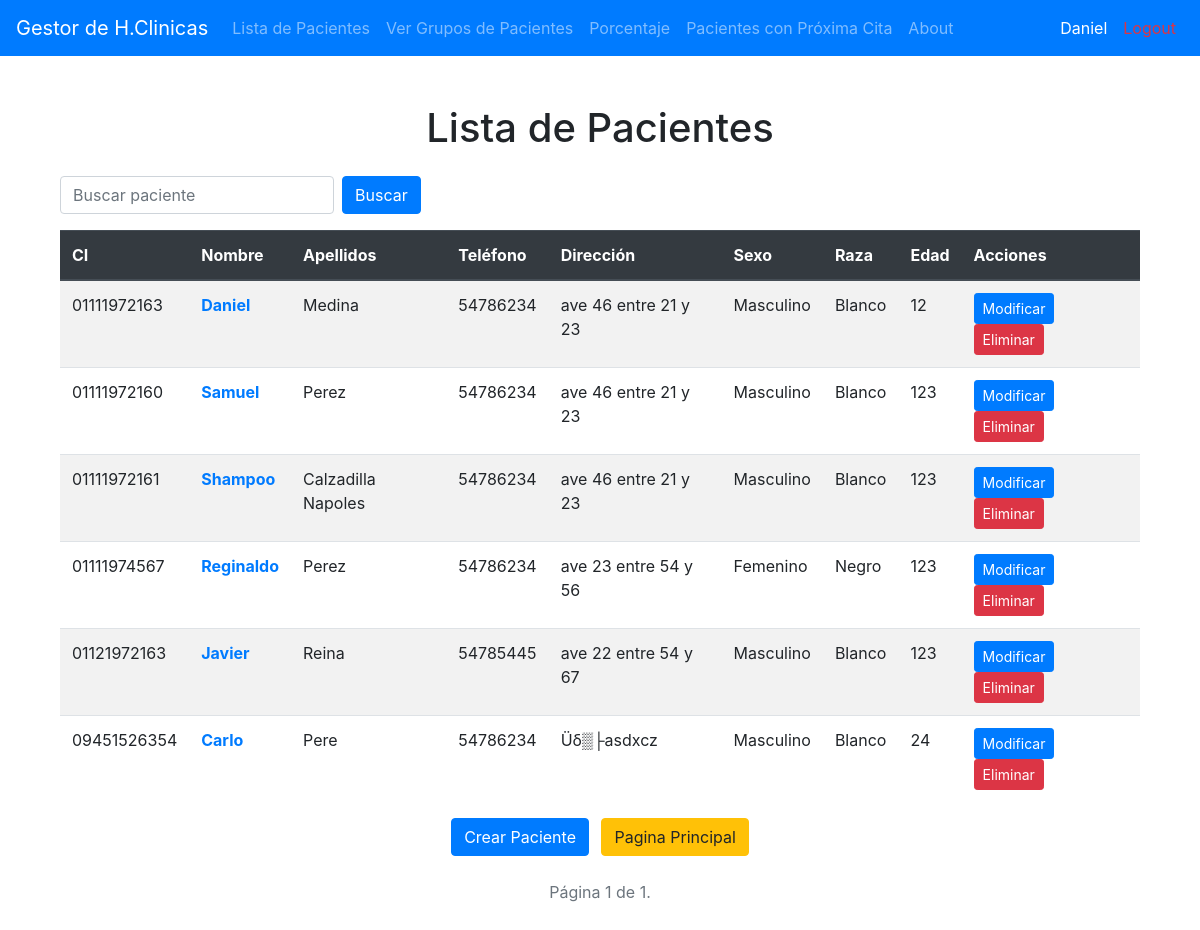
The page /pacientes/ (signed in) on the database as committed earlier.
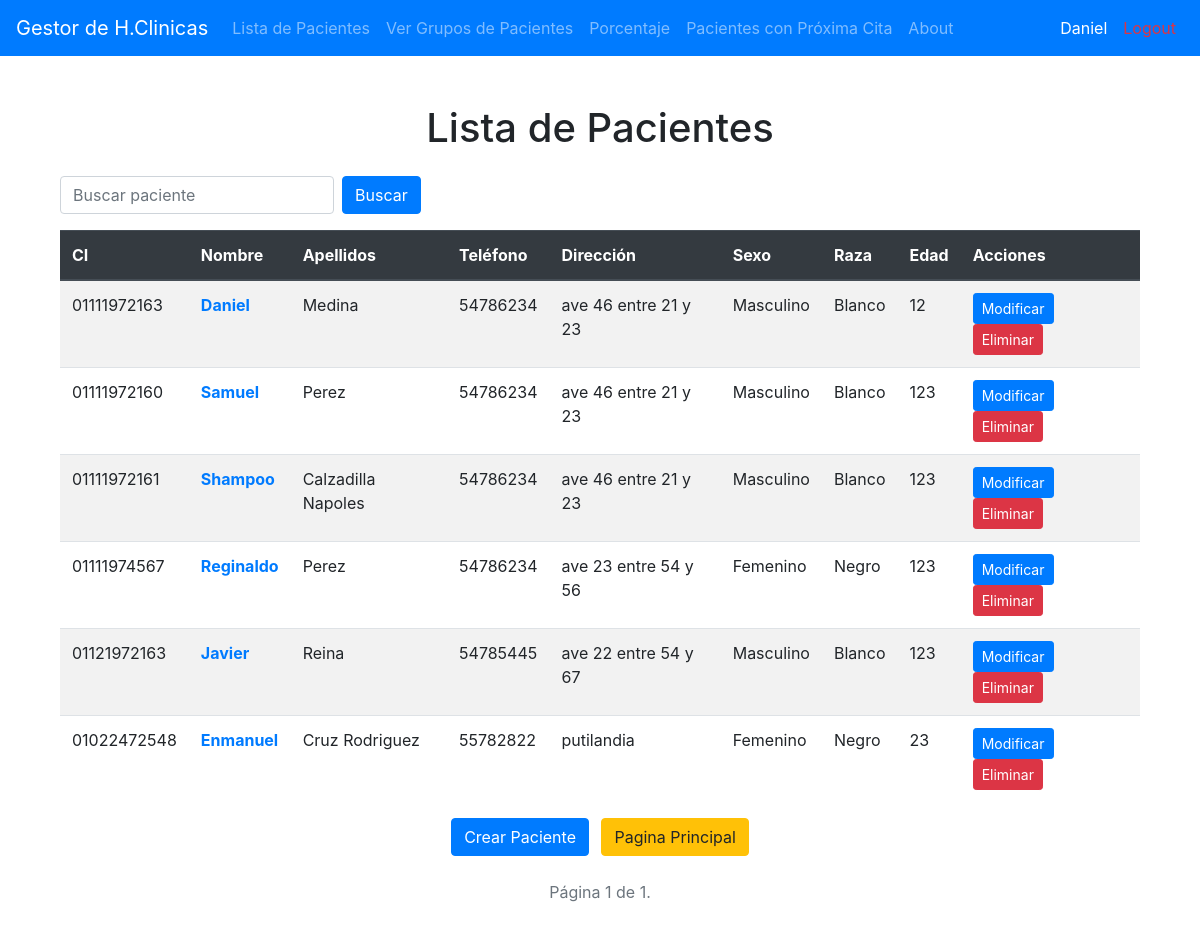
The same page on the database as committed later.
### Historia/models.py (models this page shows, shortened)
class Paciente(models.Model):
    ci = models.CharField(primary_key=True, max_length=11)
    nombre = models.CharField(max_length=50)
    apellidos = models.CharField(max_length=50)
    telefono = models.IntegerField(null=True)
    direccion = models.CharField(max_length=50)
    SEXO_CHOICES = (
        ('M', 'Masculino'),
        ('F', 'Femenino'),
    )
    sexo = models.CharField(max_length=1, choices=SEXO_CHOICES)
    RAZA_CHOICES = (
        ('B', 'Blanco'),
        ('N', 'Negro'),
    )
    raza = models.CharField(max_length=1, choices=RAZA_CHOICES)
    edad = models.IntegerField()

### Historia/views/pacientes.py (the view)
# urls.py: path('pacientes/', pacientes.lista_pacientes, name='lista_pacientes'),
@login_required(login_url="/")
def lista_pacientes(request):
    search_query = request.GET.get('search', '')
    pacientes = Paciente.objects.filter(
        Q(ci__icontains=search_query) |
        Q(nombre__icontains=search_query) |
        Q(apellidos__icontains=search_query)
    )
    page = request.GET.get('page', 1)
    paginator = Paginator(pacientes, 15)  # Mostrar 15 pacientes por página
    try:
        page_obj = paginator.page(page)
    except PageNotAnInteger:
        page_obj = paginator.page(1)
    except EmptyPage:
        page_obj = paginator.page(paginator.num_pages)
    context = {
        'pacientes': page_obj,
        'search_query': search_query  # Guardar el término de búsqueda en el contexto
    }
    return render(request, 'pacientes/lista_pacientes.html', context)

### Historia/templates/pacientes/lista_pacientes.html (shortened to what this page needs)
{% extends 'base.html' %}
{% block content %}
<div class="container">
	<h1 class="text-center my-4">Lista de Pacientes</h1>
	<div class="d-flex justify-content-between align-items-center mb-3">
		<form class="form-inline" method="GET" action="{% url 'lista_pacientes' %}">
		<div class="form-group mr-2">
			<input type="text" class="form-control" name="search" placeholder="Buscar paciente" value="{{ request.GET.search }}" />
		</div>
		<button type="submit" class="btn btn-primary">Buscar</button>
		</form>
	</div>
	<table class="table table-striped table-hover">
		<thead class="thead-dark">
		<tr>
			<th>CI</th>
			<th>Nombre</th>
			<th>Apellidos</th>
			<th>Teléfono</th>
			<th>Dirección</th>
			<th>Sexo</th>
			<th>Raza</th>
			<th>Edad</th>
			{% if perms.Historia.change_paciente %}
			<th>Acciones</th>
			{% endif %}
		</tr>
		</thead>
		<tbody>
		{% for paciente in pacientes %}
		<tr>
			<td>{{ paciente.ci }}</td>
			<td>
			<a href="{% url 'ver_fechas_paciente' paciente.pk %}" class="text-primary font-weight-bold">{{ paciente.nombre }}</a>
			</td>
			<td>{{ paciente.apellidos }}</td>
			<td>{{ paciente.telefono }}</td>
			<td>{{ paciente.direccion }}</td>
			<td>{{ paciente.get_sexo_display }}</td>
			<td>{{ paciente.get_raza_display }}</td>
			<td>{{ paciente.edad }}</td>
			{% if perms.Historia.change_paciente %}
			<td>
			<a href="{% url 'modificar_paciente' paciente.pk %}" class="btn btn-primary btn-sm mr-2">Modificar</a>
			<a href="{% url 'eliminar_paciente' paciente.pk %}" class="btn btn-danger btn-sm">Eliminar</a>
			</td>
			{% endif %}
		</tr>
		{% endfor %}
		</tbody>
	</table>
	<div class="text-center">
		{% if perms.Historia.change_paciente %}
		<a class="btn btn-primary mr-2" href="{% url 'crear_paciente' %}">Crear Paciente</a>
		{% endif %}
		<a class="btn btn-warning" href="{% url 'home' %}">Pagina Principal</a>
	</div>
	<div class="pagination d-flex justify-content-center my-4">
		<span class="step-links">
		<span class="current text-muted">
			Página {{ pacientes.number }} de {{ pacientes.paginator.num_pages }}.
		</span>
		</span>
	</div>
</div>
{% endblock %}

### Historia/templates/base.html (shortened to what this page needs)
<!DOCTYPE html>
<html lang="en">
	<head>
		{% load static %}
		<link
			rel="stylesheet"
			href="https://stackpath.bootstrapcdn.com/bootstrap/4.5.2/css/bootstrap.min.css" />
	</head>
	<body>
		<nav class="navbar navbar-expand-lg navbar-dark bg-primary no-pdf">
			<a class="navbar-brand" href="{% url 'home' %}">Gestor de H.Clinicas</a>
			<div class="collapse navbar-collapse" id="navbarNav">
				<ul class="navbar-nav">
					<li class="nav-item">
						<a class="nav-link" href="{% url 'lista_pacientes' %}"
							>Lista de Pacientes</a
						>
					<li class="nav-item">
						<a class="nav-link" href="{% url 'grupos_pacientes' %}"
							>Ver Grupos de Pacientes</a
						>
					</li>
					</li>
					<li class="nav-item">
						<a
							class="nav-link"
							href="{% url 'porcentaje_pacientes_por_grupo' %}"
							>Porcentaje</a
						>
					</li>
					<li class="nav-item">
						<a href="{% url 'pacientes_con_proxima_cita' %}" class="nav-link">Pacientes con Próxima Cita</a>
					</li>
					<li class="nav-item">
						<a class="nav-link" href="{% url 'about' %}">About</a>
					</li>
				</ul>
			</div>
			<div class="navbar-nav">
				<li class="nav-item">
					<span class="nav-link text-white">{{user.first_name}}</span>
				</li>
				<li class="nav-item">
					<a class="nav-link text-danger" href="{% url 'logout' %}">Logout</a>
				</li>
			</div>
		</nav>
		<div class="container my-5">{% block content %} {% endblock %}</div>
	</body>
</html>

Rows that differ between the two databases and show on the page:
removed Paciente: ci "09451526354", nombre "Carlo", apellidos "Pere", telefono "54786234", direccion "Üδ▒├asdxcz", sexo "Masculino", raza "Blanco", edad "24"
added Paciente: ci "01022472548", nombre "Enmanuel", apellidos "Cruz Rodriguez", telefono "55782822", direccion "putilandia", sexo "Femenino", raza "Negro", edad "23"
